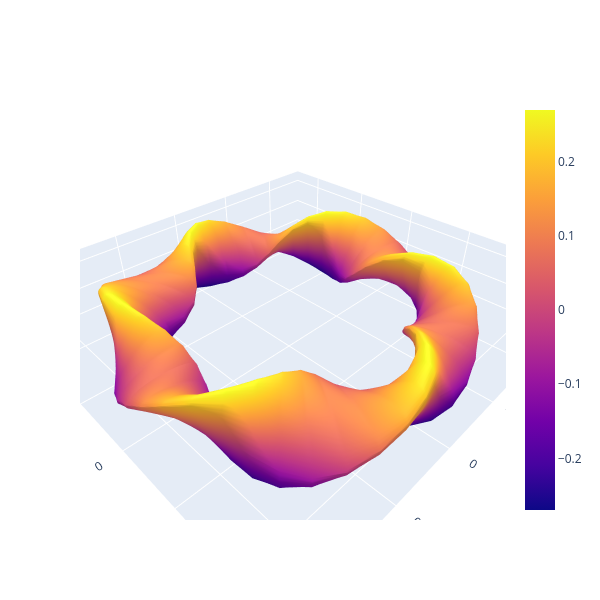

Notebook cell for this chart:
### Markdown cell above
A boundary is a set of Fourier coefficients of R and Z. This one is copied from the dataset row of the design. The first figure is interactive (it needs a running notebook); the second shows the cross-section of the boundary on the two planes used below: the start of a field period, where the chains are searched, and half a field period on, where the Poincaré section is drawn.

### Code cell
boundary = surface_rz_fourier.SurfaceRZFourier.model_validate_json(
    '{"r_cos":[[0.0,0.0,0.0,0.0,1.0,0.0,-0.02702702702702703,0.0,0.0],[0.0,0.0,0.08978104821425961,-0.019465376230152362,0.17956209642851922,-0.019465376230152362,0.0,0.0,0.0],[0.0,0.0,0.0,0.0,0.0,0.0,0.0,0.0,0.0],[0.0,0.0,0.0,0.0,0.0,0.0,0.0,0.0,0.0],[0.0,0.0,0.0,0.0,0.0,0.0,0.0,0.0,0.0]],"z_sin":[[0.0,0.0,0.0,0.0,0.0,0.0,0.0,0.0,0.0],[0.0,0.0,0.08978104821425961,0.0064884587433841215,-0.17956209642851922,0.0064884587433841215,0.0,0.0,0.0],[0.0,0.0,0.0,0.0,0.0,0.0,0.0,0.0,0.0],[0.0,0.0,0.0,0.0,0.0,0.0,0.0,0.0,0.0],[0.0,0.0,0.0,0.0,0.0,0.0,0.0,0.0,0.0]],"r_sin":null,"z_cos":null,"n_field_periods":3,"n_periodicity":1,"is_stellarator_symmetric":true}'
)
visualization.plot_surface(boundary)

### Figure 1 — Plotly figure (JSON) as saved in the notebook; plotly's stock layout.template omitted (floating-point values rounded to 4 significant figures; data arrays with more than 128 entries replaced by an {"elided": "..."} marker saying what was removed)
{"data": [{"type": "surface", "x": {"elided": "50x51 float values"}, "y": {"elided": "50x51 float values"}, "z": {"elided": "50x51 float values"}}], "layout": {"height": 600, "plot_bgcolor": "rgba(0, 0, 0, 0)", "scene": {"aspectmode": "data", "xaxis": {"title": {"text": "X"}}, "yaxis": {"title": {"text": "Y"}}, "zaxis": {"title": {"text": "Z"}}}, "width": 600, "xaxis": {"showgrid": false, "title": {"text": "R"}}, "yaxis": {"showgrid": false, "title": {"text": "Z"}}}}
